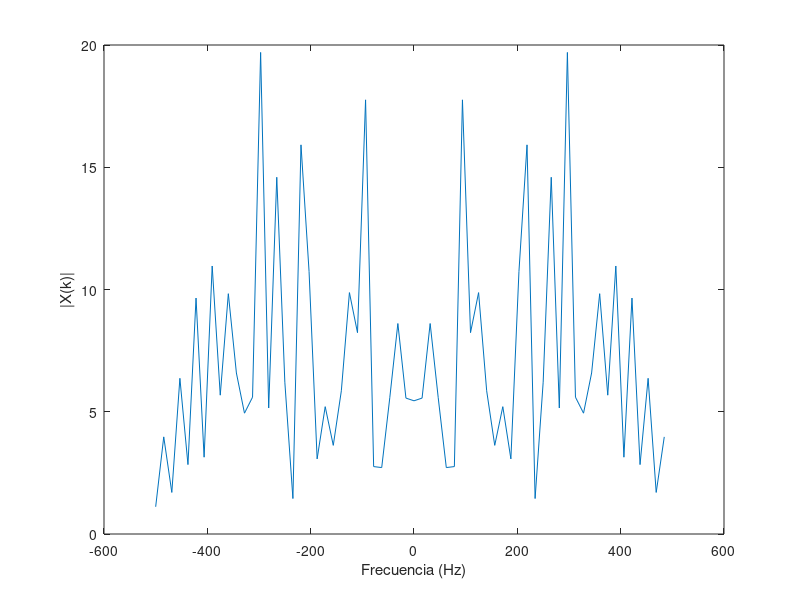

This chart was generated by the following MATLAB code: (Note: this script raises an error after producing the figure.)
%%%%%%%%%%%%%%%%%%%%%%%%%%%%%%%%%%%%%%%%%%%%%%%%%%%%%%%%%%%%
%%%%%%%%%%%%%%  PARTE 1: Convolución Circular %%%%%%%%%%%%%%
%%%%%%%%%%%%%%%%%%%%%%%%%%%%%%%%%%%%%%%%%%%%%%%%%%%%%%%%%%%%

% PREGUNTA 1

% Parámetros
N = 64;        % Longitud de x[n], puede ajustarse
Ts = 1e-3;     % Periodo de muestreo

% Generar señal aleatoria x[n]
x = randn(N, 1);

% Calcular su espectro X(k)
X = fftshift(fft(x));

% Vector de frecuencia para graficar
Fs = 1/Ts;
f = (-N/2:N/2-1)*(Fs/N);

% Graficar el espectro de x[n]
figure;
plot(f, abs(X));
xlabel("Frecuencia (Hz)");
ylabel("|X(k)|");
xline(0)
title("Espectro de x[n]");


% PREGUNTA 2

% Respuesta al impulso del canal h[n]
h = [-0.1, 0.3, -0.5, 0.7, -0.9, 0.7, -0.5, 0.3, -0.1]';

% Llenar con ceros h[n] hasta longitud N
h_padded = [h; zeros(N - length(h), 1)];

% Calcular su espectro H(k)
H = fftshift(fft(h_padded));

% Graficar el espectro de h[n]
figure;
plot(f, abs(H));
xlabel("Frecuencia (Hz)");
ylabel("|H(k)|");
title("Espectro de h[n]");


% PREGUNTA 3

% Convolución lineal
y = conv(x, h);

% Calcular su FFT de N puntos
Y = fftshift(fft(y, N));

% Graficar el espectro de y[n]
figure;
plot(f, abs(Y));
xlabel("Frecuencia (Hz)");
ylabel("|Y_L(k)|");
title("Espectro de y_L[n] (Convolución Lineal)");


% PREGUNTA 4

% Convolución circular
yc = cconv(x, h, N);  % Convolución circular de N puntos

% Calcular su espectro Yc(k)
Yc = fftshift(fft(yc));

% Graficar el espectro de yc[n]
figure;
plot(f, abs(Yc));
xlabel("Frecuencia (Hz)");
ylabel("|Y_c(k)|");
title("Espectro de y_c[n] (Convolución Circular)");


% PREGUNTA 5

% Calcular el producto X(k) * H(k)
XH = X .* H;

% Comparación entre X(k)*H(k) y Y(k)
figure;
subplot(1,2,1);
plot(f, abs(XH), f, abs(Y));
xlabel("Frecuencia (Hz)");
ylabel("Magnitud");
title("Comparación de X(k)*H(k) y Y_L(k)");
legend("|X(k)*H(k)|", "|Y_L(k)|");

% Comparación entre X(k)*H(k) y Yc(k)
subplot(1,2,2);
plot(f, abs(XH), f, abs(Yc));
xlabel("Frecuencia (Hz)");
ylabel("Magnitud");
title("Comparación de X(k)*H(k) y Y_c(k)");
legend("|X(k)*H(k)|", "|Y_c(k)|");


% PREGUNTA 6

% Longitud del prefijo cíclico (debe ser >= longitud de h[n]-1)
L = length(h) - 1;

% Construir prefijo cíclico a partir de las últimas L muestras de x[n]
cyclic_prefix = x(end-L+1:end);

% Extender x[n] con prefijo cíclico
x_ext = [cyclic_prefix; x];

figure;
hold on;
plot(-L:N-1, x_ext, "b")
plot(0:N-1, x, "r");
xlabel("n");
ylabel("x[n]");
legend("x_{ext}[n]", "x[n]");
title("Señal x[n] y x_{ext}[n] con Prefijo Cíclico");
hold off;


% PREGUNTA 7

% Longitud óptima del prefijo cíclico es L = length(h) - 1
fprintf("Longitud elegida del prefijo cíclico: %d\n", L);

% Convolución lineal con la señal extendida
y_ext = conv(x_ext, h);

% Eliminar las primeras L muestras para extraer el resultado de la convolución circular
yc_extracted = y_ext(L+1:L+N);


figure;
hold on;
plot(-L:N+L-1, y_ext, "b")
plot(0:N-1, yc_extracted, "r");
xlabel("n");
ylabel("x[n]");
xlim([-L, N+L-1])
legend("y_{ext}[n]", "y_c[n]");
title("Convolución circular extraída de la lineal");
hold off;

Yc_extracted = fftshift(fft(yc_extracted));

% Comparación entre X(k)*H(k) y Yc(k) extraído
figure;
plot(f, abs(XH), f, abs(Yc_extracted));
xlabel("Frecuencia (Hz)");
ylabel("Magnitud");
legend("|X(k)*H(k)|", "|Y_{c,extracted}(k)|");
title("Comparación de X(k)*H(k) y Y_{c,extracted}(k)");



%%%%%%%%%%%%%%%%%%%%%%%%%%%%%%%%%%%%%%%%%%%%%%%%%%%%%%%%%%%%
%%%%%%%%%%%%%%%%%%  PARTE 2: Ecualización %%%%%%%%%%%%%%%%%%
%%%%%%%%%%%%%%%%%%%%%%%%%%%%%%%%%%%%%%%%%%%%%%%%%%%%%%%%%%%%

% PREGUNTA 1

% Parámetros de OFDM
NFFT = 128;           % Tamaño de FFT
l_cp = 16;             % Longitud del prefijo cíclico
Nofdm = 100;          % Número de símbolos OFDM
Nf = 10;            % Número de subportadoras de datos
m_ary = 4;            % Modulación QPSK

% Respuesta al impulso del canal h[n]
h = [-0.1, 0.3, -0.5, 0.7, -0.9, 0.7, -0.5, 0.3, -0.1]';
H = fft(h, NFFT);

% Generar bits aleatorios
numBits = Nf * Nofdm * log2(m_ary);
bits = randi([0 1], numBits, 1);

% Modulación QPSK
mod = moduladorQPSK(bits);
mod = reshape(mod, Nf, Nofdm);

% Inicializar la matriz de símbolos OFDM
X = zeros(NFFT, Nofdm);

% Mapear símbolos a subportadoras
X(2:Nf+1, :) = mod;

% Modulación OFDM (IFFT)
ofdm_mod = ifft(X, NFFT);

% Agregar intervalo de guarda lleno de ceros
ofdm_with_guard = [zeros(l_cp, Nofdm); ofdm_mod];

% Serializar los símbolos OFDM
s = ofdm_with_guard(:);

% Transmitir a través del canal
s_rx = conv(s, h);
s_rx = s_rx(1:length(s));

% Remodelar la señal recibida
s_rx_matrix = reshape(s_rx, NFFT + l_cp, Nofdm);

% Eliminar el intervalo de guarda
received_mod = s_rx_matrix(l_cp+1:end, :);

% Demodulación OFDM (FFT)
Y = fft(received_mod, NFFT);

size(Y)
size(repmat(H.', 1, Nofdm))

% Ecualización en el dominio de frecuencia
Y_eq = Y ./ repmat(H, 1, Nofdm);

% Extraer las subportadoras de datos
received_data = Y_eq(2:Nf+1, :);
received_data = received_data(:);

% Demodulación QPSK
received_bits = demoduladorQPSK(received_data);

% Calcular BER
num_errors = sum(bits ~= received_bits);
bit_error_rate = num_errors / numBits;
fprintf("Caso a) BER con intervalo de guarda en cero: %f\n", bit_error_rate);

% Diagrama de constelación
figure;
subplot(1,2,1);
plot(real(mod), imag(mod), "o");
title("Constelación Transmitida");
xlabel("En Fase");
ylabel("En Cuadratura");
axis square;

subplot(1,2,2);
plot(real(received_data), imag(received_data), "o");
title("Constelación Recibida (Caso a)");
xlabel("En Fase");
ylabel("En Cuadratura");
axis square;

%%%%%%%%%%%%%%%%%%%%%%%%%%%%%%%%%%%%%%%%%%%%%%%%%%%%%%%%%%%%
%%%%%%%%%%%%  PARTE B: Intervalo de guarda con 0 %%%%%%%%%%%%%%%%%%
%%%%%%%%%%%%%%%%%%%%%%%%%%%%%%%%%%%%%%%%%%%%%%%%%%%%%%%%%%%%

% Actualizar l_cp para el Caso b)
l_cp = 4;  % Longitud del prefijo cíclico menor al canal

% Modulación QPSK
mod_b = moduladorQPSK(bits);

% Remodelar símbolos en subportadoras x símbolos OFDM
mod_b = reshape(mod_b, Nf, Nofdm);

% Inicializar la matriz de símbolos OFDM
X_b = zeros(NFFT, Nofdm);

% Mapear símbolos a subportadoras
X_b(2:Nf+1, :) = mod_b;

% Modulación OFDM (IFFT)
ofdm_mod_b = ifft(X_b, NFFT);

% Agregar prefijo cíclico (copia de las últimas l_cp muestras)
cyclic_prefix_b = ofdm_mod_b(end-l_cp+1:end, :);
ofdm_with_cp_b = [cyclic_prefix_b; ofdm_mod_b];

% Serializar los símbolos OFDM
s_b = ofdm_with_cp_b(:);

% Transmitir a través del canal
s_rx_b = conv(s_b, h);
s_rx_b = s_rx_b(1:length(s_b));

% Remodelar la señal recibida
s_rx_matrix_b = reshape(s_rx_b, NFFT + l_cp, Nofdm);

% Eliminar el prefijo cíclico
received_mod_b = s_rx_matrix_b(l_cp+1:end, :);

% Demodulación OFDM (FFT)
Y_b = fft(received_mod_b, NFFT);

% Ecualización en el dominio de frecuencia
Y_eq_b = Y_b ./ repmat(H, 1, Nofdm);

% Extraer las subportadoras de datos
received_data_b = Y_eq_b(2:Nf+1, :);
received_data_b = received_data_b(:);

% Demodulación QPSK
received_bits_b = demoduladorQPSK(received_data_b);

% Calcular BER
num_errors_b = sum(bits ~= received_bits_b);
bit_error_rate_b = num_errors_b / numBits;
fprintf("Caso b) BER con prefijo cíclico corto: %f\n", bit_error_rate_b);

% Diagrama de constelación
figure;
subplot(1,2,1);
plot(real(mod_b), imag(mod_b), "o");
title("Constelación Transmitida");
xlabel("En Fase");
ylabel("En Cuadratura");
axis square;

subplot(1,2,2);
plot(real(received_data_b), imag(received_data_b), "o");
title("Constelación Recibida (Caso b)");
xlabel("En Fase");
ylabel("En Cuadratura");
axis square;

%%%%%%%%%%%%%%%%%%%%%%%%%%%%%%%%%%%%%%%%%%%%%%%%%%%%%%%%%%%%
%%%%%%%%%%%%  PARTE C:  %%%%%%%%%%%%%%%%%%
%%%%%%%%%%%%%%%%%%%%%%%%%%%%%%%%%%%%%%%%%%%%%%%%%%%%%%%%%%%%

% Actualizar l_cp para el Caso c)
l_cp = 16;  % Longitud del prefijo cíclico igual o mayor al canal

% Modulación QPSK
mod_c = moduladorQPSK(bits);

% Remodelar símbolos en subportadoras x símbolos OFDM
mod_c = reshape(mod_c, Nf, Nofdm);

% Inicializar la matriz de símbolos OFDM
X_c = zeros(NFFT, Nofdm);

% Mapear símbolos a subportadoras
X_c(2:Nf+1, :) = mod_c;

% Modulación OFDM (IFFT)
ofdm_mod_c = ifft(X_c, NFFT);

% Agregar prefijo cíclico (copia de las últimas l_cp muestras)
cyclic_prefix_c = ofdm_mod_c(end-l_cp+1:end, :);
ofdm_with_cp_c = [cyclic_prefix_c; ofdm_mod_c];

% Serializar los símbolos OFDM
s_c = ofdm_with_cp_c(:);

% Transmitir a través del canal
s_rx_c = conv(s_c, h);
s_rx_c = s_rx_c(1:length(s_c));

% Remodelar la señal recibida
s_rx_matrix_c = reshape(s_rx_c, NFFT + l_cp, Nofdm);

% Eliminar el prefijo cíclico
received_mod_c = s_rx_matrix_c(l_cp+1:end, :);

% Demodulación OFDM (FFT)
Y_c = fft(received_mod_c, NFFT);

% Ecualización en el dominio de frecuencia
Y_eq_c = Y_c ./ repmat(H, 1, Nofdm);

% Extraer las subportadoras de datos
received_data_c = Y_eq_c(2:Nf+1, :);
received_data_c = received_data_c(:);

% Demodulación QPSK
received_bits_c = demoduladorQPSK(received_data_c);

% Calcular BER
num_errors_c = sum(bits ~= received_bits_c);
bit_error_rate_c = num_errors_c / numBits;
fprintf("Caso c) BER con prefijo cíclico suficiente: %f\n", bit_error_rate_c);

% Diagrama de constelación
figure;
subplot(1,2,1);
plot(real(mod_c), imag(mod_c), "o");
title("Constelación Transmitida");
xlabel("En Fase");
ylabel("En Cuadratura");
axis square;

subplot(1,2,2);
plot(real(received_data_c), imag(received_data_c), "o");
title("Constelación Recibida (Caso c)");
xlabel("En Fase");
ylabel("En Cuadratura");
axis square;
